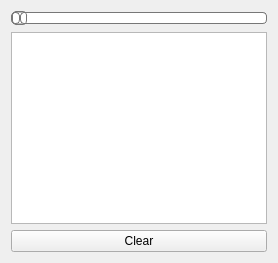
  <widget class="QWidget" name="centralwidget">
   <layout class="QVBoxLayout" name="verticalLayout">
    <item>
     <widget class="QSlider" name="horizontalSlider">
      <property name="styleSheet">
       <string notr="true">QSlider::groove:horizontal {
border: 1px solid #bbb;
background:  white;
height: 10px;
border-radius: 4px;
}

QSlider::sub-page:horizontal {
background: qlineargradient(x1: 0, y1: 0,    x2: 0, y2: 1,
    stop: 0 #66e, stop: 1 #bbf);
background: qlineargradient(x1: 0, y1: 0.2, x2: 1, y2: 1,
    stop: 0 #bbf, stop: 1 #55f);
border: 1px solid #777;
height: 10px;
border-radius: 4px;
}

QSlider::add-page:horizontal {
background: #fff;
border: 1px solid #777;
height: 10px;
border-radius: 4px;
}

QSlider::handle:horizontal {
background: qlineargradient(x1:0, y1:0, x2:1, y2:1,
    stop:0 #eee, stop:1 #ccc);
border: 1px solid #777;
width: 13px;
margin-top: -2px;
margin-bottom: -2px;
border-radius: 4px;
}

QSlider::handle:horizontal:hover {
background: qlineargradient(x1:0, y1:0, x2:1, y2:1,
    stop:0 #fff, stop:1 #ddd);
border: 1px solid #444;
border-radius: 4px;
}

QSlider::sub-page:horizontal:disabled {
background: #bbb;
border-color: #999;
}

QSlider::add-page:horizontal:disabled {
background: #eee;
border-color: #999;
}

QSlider::handle:horizontal:disabled {
background: #eee;
border: 1px solid #aaa;
border-radius: 4px;
}</string>
      </property>
      <property name="orientation">
       <enum>Qt::Horizontal</enum>
      </property>
     </widget>
    </item>
    <item>
     <widget class="QGraphicsView" name="graphicsView"/>
    </item>
    <item>
     <widget class="QPushButton" name="pushButton">
      <property name="text">
       <string>Clear</string>
      </property>
     </widget>
    </item>
   </layout>
  </widget>
